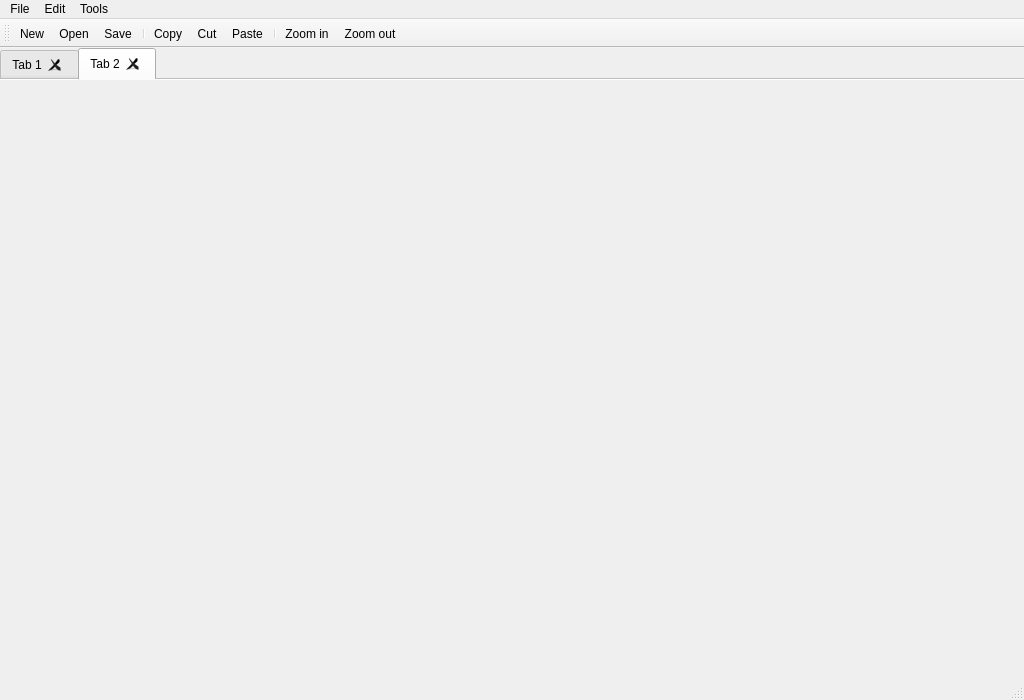
<?xml version="1.0" encoding="UTF-8"?>
<ui version="4.0">
 <class>MainWindow</class>
 <widget class="QMainWindow" name="MainWindow">
  <property name="geometry">
   <rect>
    <x>0</x>
    <y>0</y>
    <width>1024</width>
    <height>700</height>
   </rect>
  </property>
  <property name="windowTitle">
   <string>ELD</string>
  </property>
  <widget class="QWidget" name="centralWidget">
   <layout class="QGridLayout" name="gridLayout">
    <property name="leftMargin">
     <number>0</number>
    </property>
    <property name="topMargin">
     <number>0</number>
    </property>
    <property name="rightMargin">
     <number>0</number>
    </property>
    <property name="bottomMargin">
     <number>0</number>
    </property>
    <property name="spacing">
     <number>0</number>
    </property>
    <item row="0" column="0">
     <widget class="QTabWidget" name="tabWidget">
      <property name="currentIndex">
       <number>1</number>
      </property>
      <property name="documentMode">
       <bool>true</bool>
      </property>
      <property name="tabsClosable">
       <bool>true</bool>
      </property>
      <property name="movable">
       <bool>false</bool>
      </property>
      <widget class="QWidget" name="tab">
       <attribute name="title">
        <string>Tab 1</string>
       </attribute>
      </widget>
      <widget class="QWidget" name="tab_2">
       <attribute name="title">
        <string>Tab 2</string>
       </attribute>
      </widget>
     </widget>
    </item>
   </layout>
  </widget>
  <widget class="QMenuBar" name="menuBar">
   <property name="geometry">
    <rect>
     <x>0</x>
     <y>0</y>
     <width>1024</width>
     <height>21</height>
    </rect>
   </property>
   <widget class="QMenu" name="menuFile">
    <property name="title">
     <string>File</string>
    </property>
    <widget class="QMenu" name="menuOpen_Recent">
     <property name="title">
      <string>Open Recent</string>
     </property>
     <addaction name="separator"/>
     <addaction name="actionClear_Recent_List"/>
    </widget>
    <addaction name="actionNew"/>
    <addaction name="actionOpen"/>
    <addaction name="menuOpen_Recent"/>
    <addaction name="separator"/>
    <addaction name="actionSave"/>
    <addaction name="separator"/>
    <addaction name="actionExit"/>
   </widget>
   <widget class="QMenu" name="menuTools">
    <property name="title">
     <string>Tools</string>
    </property>
    <addaction name="actionSelect_config_file"/>
   </widget>
   <widget class="QMenu" name="menuEdit">
    <property name="title">
     <string>Edit</string>
    </property>
    <addaction name="actionCopy"/>
    <addaction name="actionCut"/>
    <addaction name="actionPaste"/>
   </widget>
   <addaction name="menuFile"/>
   <addaction name="menuEdit"/>
   <addaction name="menuTools"/>
  </widget>
  <widget class="QToolBar" name="mainToolBar">
   <attribute name="toolBarArea">
    <enum>TopToolBarArea</enum>
   </attribute>
   <attribute name="toolBarBreak">
    <bool>false</bool>
   </attribute>
   <addaction name="actionNew"/>
   <addaction name="actionOpen"/>
   <addaction name="actionSave"/>
   <addaction name="separator"/>
   <addaction name="actionCopy"/>
   <addaction name="actionCut"/>
   <addaction name="actionPaste"/>
   <addaction name="separator"/>
   <addaction name="actionZoom_in"/>
   <addaction name="actionZoom_out"/>
  </widget>
  <widget class="QStatusBar" name="statusBar"/>
  <action name="actionNew">
   <property name="icon">
    <iconset resource="icons.qrc">
     <normaloff>:/icons/table_add.png</normaloff>:/icons/table_add.png</iconset>
   </property>
   <property name="text">
    <string>New</string>
   </property>
   <property name="toolTip">
    <string>New</string>
   </property>
   <property name="shortcut">
    <string>Ctrl+N</string>
   </property>
  </action>
  <action name="actionSave">
   <property name="icon">
    <iconset resource="icons.qrc">
     <normaloff>:/icons/disk.png</normaloff>:/icons/disk.png</iconset>
   </property>
   <property name="text">
    <string>Save</string>
   </property>
   <property name="toolTip">
    <string>Save</string>
   </property>
   <property name="shortcut">
    <string>Ctrl+S</string>
   </property>
  </action>
  <action name="actionExit">
   <property name="text">
    <string>Exit</string>
   </property>
   <property name="toolTip">
    <string>Exit</string>
   </property>
  </action>
  <action name="actionOpen">
   <property name="icon">
    <iconset resource="icons.qrc">
     <normaloff>:/icons/folder_table.png</normaloff>:/icons/folder_table.png</iconset>
   </property>
   <property name="text">
    <string>Open</string>
   </property>
   <property name="shortcut">
    <string>Ctrl+O</string>
   </property>
  </action>
  <action name="actionSelect_config_file">
   <property name="text">
    <string>Select config file</string>
   </property>
  </action>
  <action name="actionZoom_in">
   <property name="icon">
    <iconset resource="icons.qrc">
     <normaloff>:/icons/magnifier_zoom_in.png</normaloff>:/icons/magnifier_zoom_in.png</iconset>
   </property>
   <property name="text">
    <string>Zoom in</string>
   </property>
  </action>
  <action name="actionZoom_out">
   <property name="icon">
    <iconset resource="icons.qrc">
     <normaloff>:/icons/magifier_zoom_out.png</normaloff>:/icons/magifier_zoom_out.png</iconset>
   </property>
   <property name="text">
    <string>Zoom out</string>
   </property>
  </action>
  <action name="actionCopy">
   <property name="icon">
    <iconset resource="icons.qrc">
     <normaloff>:/icons/page_copy.png</normaloff>:/icons/page_copy.png</iconset>
   </property>
   <property name="text">
    <string>Copy</string>
   </property>
  </action>
  <action name="actionPaste">
   <property name="icon">
    <iconset resource="icons.qrc">
     <normaloff>:/icons/page_paste.png</normaloff>:/icons/page_paste.png</iconset>
   </property>
   <property name="text">
    <string>Paste</string>
   </property>
  </action>
  <action name="actionCut">
   <property name="icon">
    <iconset resource="icons.qrc">
     <normaloff>:/icons/cut.png</normaloff>:/icons/cut.png</iconset>
   </property>
   <property name="text">
    <string>Cut</string>
   </property>
  </action>
  <action name="actionClear_Recent_List">
   <property name="text">
    <string>Clear Recent List</string>
   </property>
  </action>
 </widget>
 <layoutdefault spacing="6" margin="11"/>
 <resources>
  <include location="icons.qrc"/>
 </resources>
 <connections/>
</ui>
